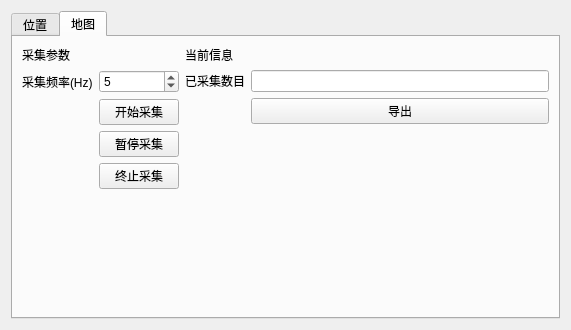
<?xml version="1.0" encoding="UTF-8"?>
<ui version="4.0">
 <class>Form</class>
 <widget class="QWidget" name="Form">
  <property name="geometry">
   <rect>
    <x>0</x>
    <y>0</y>
    <width>571</width>
    <height>330</height>
   </rect>
  </property>
  <property name="windowTitle">
   <string>Form</string>
  </property>
  <layout class="QVBoxLayout" name="verticalLayout">
   <item>
    <widget class="QTabWidget" name="tabWidget">
     <property name="currentIndex">
      <number>1</number>
     </property>
     <widget class="QWidget" name="tabWidgetPage1">
      <attribute name="title">
       <string>位置</string>
      </attribute>
      <layout class="QHBoxLayout" name="horizontalLayout">
       <item>
        <widget class="QTableWidget" name="start_and_target_tab">
         <column>
          <property name="text">
           <string>起点位置</string>
          </property>
         </column>
         <column>
          <property name="text">
           <string>起点方向</string>
          </property>
         </column>
         <column>
          <property name="text">
           <string>终点位置</string>
          </property>
         </column>
         <column>
          <property name="text">
           <string>终点方向</string>
          </property>
         </column>
        </widget>
       </item>
       <item>
        <layout class="QVBoxLayout" name="verticalLayout_2">
         <item>
          <spacer name="verticalSpacer">
           <property name="orientation">
            <enum>Qt::Vertical</enum>
           </property>
           <property name="sizeHint" stdset="0">
            <size>
             <width>20</width>
             <height>40</height>
            </size>
           </property>
          </spacer>
         </item>
         <item>
          <widget class="QPushButton" name="fetch_btn">
           <property name="text">
            <string>填入起点</string>
           </property>
          </widget>
         </item>
         <item>
          <widget class="QPushButton" name="delete_btn">
           <property name="text">
            <string>删除</string>
           </property>
          </widget>
         </item>
         <item>
          <widget class="QPushButton" name="clear_btn">
           <property name="text">
            <string>清空</string>
           </property>
          </widget>
         </item>
         <item>
          <widget class="QPushButton" name="load_btn">
           <property name="text">
            <string>加载</string>
           </property>
          </widget>
         </item>
         <item>
          <widget class="QPushButton" name="export_btn">
           <property name="text">
            <string>导出</string>
           </property>
          </widget>
         </item>
        </layout>
       </item>
      </layout>
     </widget>
     <widget class="QWidget" name="tab">
      <attribute name="title">
       <string>地图</string>
      </attribute>
      <layout class="QHBoxLayout" name="horizontalLayout_3">
       <item>
        <layout class="QVBoxLayout" name="verticalLayout_3">
         <item>
          <widget class="QLabel" name="label">
           <property name="text">
            <string>采集参数</string>
           </property>
          </widget>
         </item>
         <item>
          <layout class="QFormLayout" name="formLayout">
           <item row="0" column="0">
            <widget class="QLabel" name="label_2">
             <property name="text">
              <string>采集频率(Hz)</string>
             </property>
            </widget>
           </item>
           <item row="0" column="1">
            <widget class="QSpinBox" name="map_hz">
             <property name="minimum">
              <number>1</number>
             </property>
             <property name="maximum">
              <number>10</number>
             </property>
             <property name="singleStep">
              <number>1</number>
             </property>
             <property name="value">
              <number>5</number>
             </property>
            </widget>
           </item>
           <item row="1" column="1">
            <widget class="QPushButton" name="map_start">
             <property name="text">
              <string>开始采集</string>
             </property>
            </widget>
           </item>
           <item row="2" column="1">
            <widget class="QPushButton" name="map_pause">
             <property name="text">
              <string>暂停采集</string>
             </property>
            </widget>
           </item>
           <item row="3" column="1">
            <widget class="QPushButton" name="map_stop">
             <property name="text">
              <string>终止采集</string>
             </property>
            </widget>
           </item>
          </layout>
         </item>
         <item>
          <spacer name="verticalSpacer_2">
           <property name="orientation">
            <enum>Qt::Vertical</enum>
           </property>
           <property name="sizeHint" stdset="0">
            <size>
             <width>20</width>
             <height>40</height>
            </size>
           </property>
          </spacer>
         </item>
        </layout>
       </item>
       <item>
        <layout class="QVBoxLayout" name="verticalLayout_4">
         <item>
          <widget class="QLabel" name="label_4">
           <property name="text">
            <string>当前信息</string>
           </property>
          </widget>
         </item>
         <item>
          <layout class="QFormLayout" name="formLayout_2">
           <item row="0" column="0">
            <widget class="QLabel" name="label_5">
             <property name="text">
              <string>已采集数目</string>
             </property>
            </widget>
           </item>
           <item row="0" column="1">
            <widget class="QLineEdit" name="map_current_num"/>
           </item>
           <item row="1" column="1">
            <widget class="QPushButton" name="map_export">
             <property name="text">
              <string>导出</string>
             </property>
            </widget>
           </item>
           <item row="2" column="1">
            <spacer name="verticalSpacer_3">
             <property name="orientation">
              <enum>Qt::Vertical</enum>
             </property>
             <property name="sizeHint" stdset="0">
              <size>
               <width>20</width>
               <height>40</height>
              </size>
             </property>
            </spacer>
           </item>
          </layout>
         </item>
        </layout>
       </item>
      </layout>
     </widget>
    </widget>
   </item>
  </layout>
 </widget>
 <resources/>
 <connections/>
</ui>
